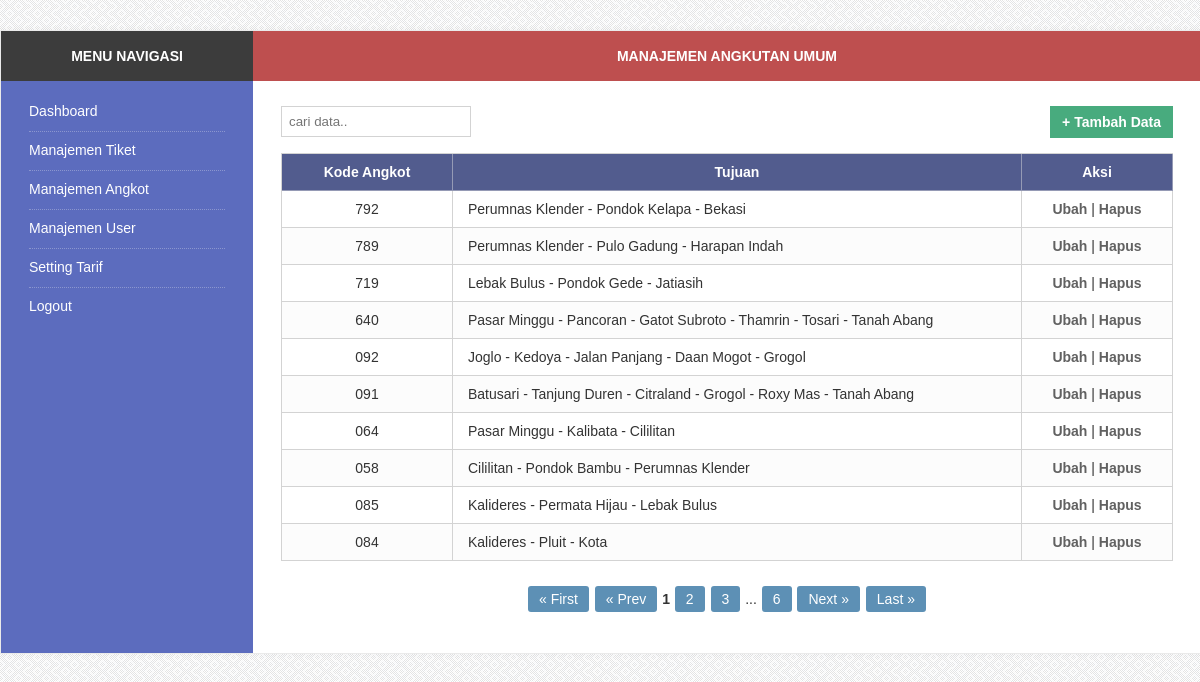
Screenshot of /admin.php?page=angkot (signed in) with the database file from the repository.
### tables this page shows
CREATE TABLE `tiket_angkot` (
`id_angkot` int(11) NOT NULL,
  `kode_angkot` varchar(50) NOT NULL,
  `tujuan` varchar(255) NOT NULL
);

### module/angkot/lihat.php (the view, shortened to what this page needs)
<?php
include 'koneksi.php';
if(empty($_SESSION['session_tiket_user']) && empty($_SESSION['session_tiket_pass'])){
	echo "Anda Harus Login. Login <a href=\"index.php\">Di Sini</a>";
}
else{
	if(access!="yes"){
		echo "Denied.";
	}
	else {
?>
<div class="theme-content-title">Manajemen Angkutan Umum</div>
<div class="theme-content-area">
	<div class="theme-content-menu">
		<div class="xleft">
			<form action="admin.php?page=angkot&action=cari_redirect" method="post">
				<input type="text" name="q" placeholder="cari data.." />
			</form>
		</div>
		<div class="xright">
			<a href="admin.php?page=angkot&action=tambah">+ Tambah Data</a>
		</div>
	</div>
	<table cellspacing="0" cellpadding="0" border="0" class="index">
		<tr>
			<th width="150">Kode Angkot</th>
			<th>Tujuan</th>
			<th width="130">Aksi</th>
		</tr>
		<?php
			$p       = new Paging;
			$batas   = 10;
			$posisi  = $p->cariPosisi($batas);
			$query = mysqli_query($con, "SELECT * FROM tiket_angkot ORDER BY id_angkot DESC LIMIT $posisi,$batas");
			while($data=mysqli_fetch_array($query)){
		?>
		<tr>
			<td align="center"><?php echo $data['kode_angkot']; ?></td>
			<td><?php echo $data['tujuan']; ?></td>
			<td align="center">
				<a href="admin.php?page=angkot&action=ubah&id=<?php echo $data['id_angkot']; ?>">Ubah</a> |
				<a href="admin.php?page=angkot&action=hapus&id=<?php echo $data['id_angkot']; ?>" onClick="return warning();">Hapus</a>
			</td>
		</tr>
		<?php } ?>
	</table>
	<?php
		$jmldata     = mysqli_num_rows(mysqli_query($con, "SELECT * FROM tiket_angkot"));
		$jmlhalaman  = $p->jumlahHalaman($jmldata, $batas);
		$linkHalaman = $p->navHalaman($_GET["hal"], $jmlhalaman);
		echo "<div id=\"result-pagging\">$linkHalaman</div>";
	?>
</div>
<?php
	}
}
?>

### css/style.css (style rules this page uses)
body { background: url('../img/bg.png'); font-family: arial; font-size: 14px; margin:0; padding:0; }
.xleft { float: left; }
.xright { float: right; }
from, table { margin:0; padding:0; border:0; }
table { width: 100%; }
select, input[type="text"], input[type="password"] { border: 1px solid #d3d3d3; width: 90%; padding: 7px; margin-bottom: 16px; }
a { color: #EC2727; font-weight:bold; text-decoration: none; }
.theme-content-area { padding: 25px 28px 31px; }
.theme-content-title { background: #BE4F4F; color: #fff; padding: 17px 28px; font-weight: bold; font-size: 14px; text-transform: uppercase; text-align: center; }
.xright a { background: #48AB7E; color: #fff; padding: 8px 12px; display: inline-block; }
.theme-content-menu { margin-bottom: 15px; }
.theme-content-area table { border: 1px solid #d3d3d3; border-right: 0px; border-bottom: 0px; }
.theme-content-area table tr th { background: #525C8E; color: #fff; padding: 10px; border: 1px solid #959AB5; border-left: 0; border-top: 0; }
.theme-content-area table.index tr:nth-of-type(odd) { background: #fcfcfc; }
.theme-content-area table tr td { border: 1px solid #d3d3d3; border-left: 0; border-top: 0; padding: 10px 15px; }
.theme-content-area table tr td a { color: #616161; }
.theme-content-area select, .theme-content-area input[type="text"] { margin-bottom: 0px; }
#result-pagging { margin-top: 25px; margin-bottom: 10px; text-align: center; }
a { transition: all ease .3s; }

### rows the page displays
tiket_angkot: kode_angkot "792", tujuan "Perumnas Klender - Pondok Kelapa - Bekasi"
tiket_angkot: kode_angkot "789", tujuan "Perumnas Klender - Pulo Gadung - Harapan Indah"
tiket_angkot: kode_angkot "719", tujuan "Lebak Bulus - Pondok Gede - Jatiasih"
tiket_angkot: kode_angkot "640", tujuan "Pasar Minggu - Pancoran - Gatot Subroto - Thamrin - Tosari - Tanah Abang"
tiket_angkot: kode_angkot "092", tujuan "Joglo - Kedoya - Jalan Panjang - Daan Mogot - Grogol"
tiket_angkot: kode_angkot "091", tujuan "Batusari - Tanjung Duren - Citraland - Grogol - Roxy Mas - Tanah Abang"
tiket_angkot: kode_angkot "064", tujuan "Pasar Minggu - Kalibata - Cililitan"
tiket_angkot: kode_angkot "058", tujuan "Cililitan - Pondok Bambu - Perumnas Klender"
tiket_angkot: kode_angkot "085", tujuan "Kalideres - Permata Hijau - Lebak Bulus"
tiket_angkot: kode_angkot "084", tujuan "Kalideres - Pluit - Kota"

### other values shown
$halaman_aktif "1"
$jmlhalaman "6"
